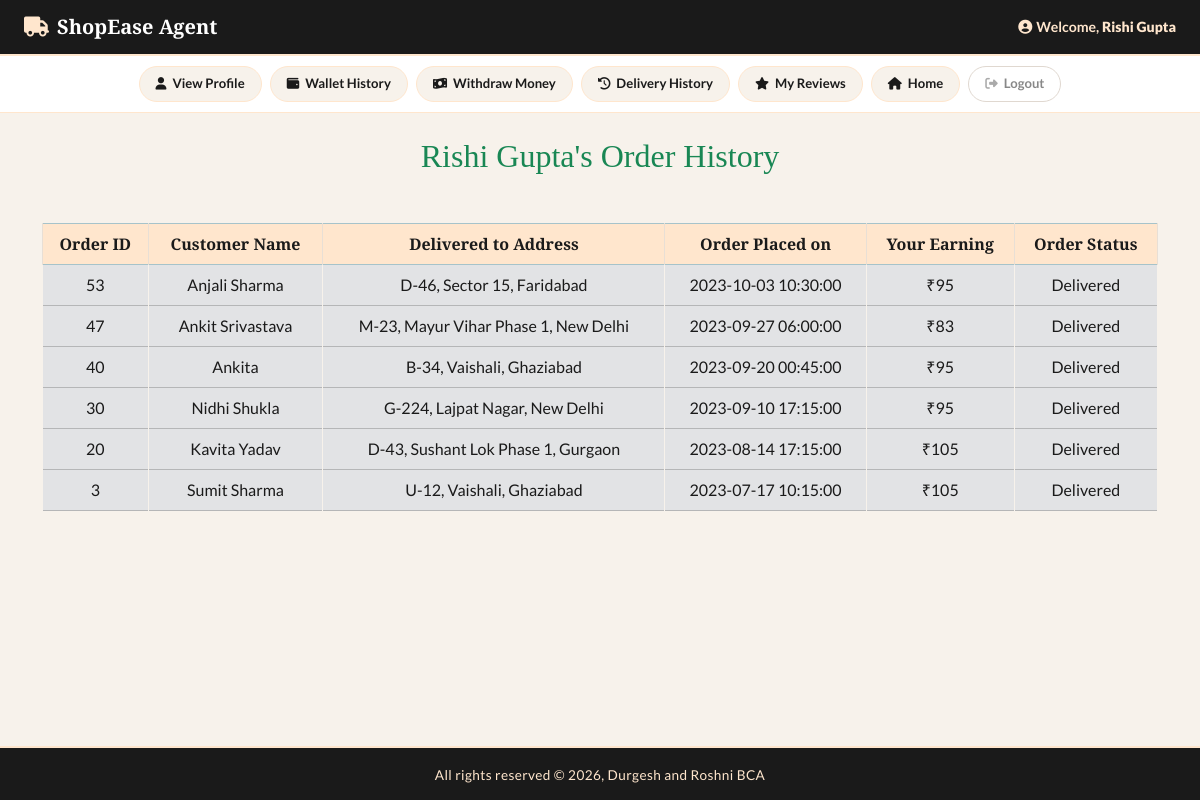
/agent_mode/profile_page.php?agent_id=3&history, run on the app's committed database.
### tables this page shows
CREATE TABLE IF NOT EXISTS deliveryAgent (
        agentID INT AUTO_INCREMENT PRIMARY KEY,
    first_name VARCHAR(50) NOT NULL,
    last_name VARCHAR(50),
    availabilityStatus VARCHAR(20) NOT NULL DEFAULT "Offline",  
    phone_no BIGINT UNIQUE NOT NULL,  
    email VARCHAR(100) UNIQUE NOT NULL,
    password VARCHAR(50) NOT NULL,
    dob DATE NOT NULL,
    age INT DEFAULT 0  
);

CREATE TABLE IF NOT EXISTS `order` (
        orderID INT AUTO_INCREMENT PRIMARY KEY,
    status VARCHAR(20) NOT NULL DEFAULT "Confirmed",  
    total_price DECIMAL(10, 2) NOT NULL,
    time TIMESTAMP NOT NULL DEFAULT CURRENT_TIMESTAMP,
    location VARCHAR(255) NOT NULL,
    agentPayment INT NOT NULL DEFAULT 50,
    customerID INT NOT NULL,
    agentID INT NOT NULL,
    FOREIGN KEY (customerID) REFERENCES customer(customerID),  
    FOREIGN KEY (agentID) REFERENCES deliveryAgent(agentID)  
);

CREATE TABLE IF NOT EXISTS customer (
        customerID INT AUTO_INCREMENT PRIMARY KEY, 
    first_name VARCHAR(50) NOT NULL,  
    last_name VARCHAR(50),
    address_street VARCHAR(100) NOT NULL,  
        address_city VARCHAR(50) NOT NULL,
        address_state VARCHAR(50) NOT NULL,
    pincode INT NOT NULL,
    phone_no BIGINT UNIQUE NOT NULL,  
    email VARCHAR(100) UNIQUE NOT NULL,
    password VARCHAR(50) NOT NULL,
    dob DATE NOT NULL,
    age INT DEFAULT 0,  
    gender VARCHAR(10)
);

### agent_mode/agent_history.php (the view, shortened to what this page needs)
<?php
$fetch_orders = "SELECT * FROM `order` WHERE agentID = $agent_id AND status = 'Delivered' ORDER BY orderID DESC;";
$result_fetch = mysqli_query($con, $fetch_orders);
$num_of_rows = mysqli_num_rows($result_fetch);
if ($num_of_rows == 0) {
    echo "<h2 class='text-center text-danger'> Deliver orders to view history! </h2>";
} else {
    ?>
    <h2 class="text-center text-success"><?php echo "$agent_name's Order History"; ?></h2>
    <table class="table table-bordered mt-5">
        <thead class="table-info text-center text-white">
            <tr>
                <th>Order ID</th>
                <th>Customer Name</th>
                <th>Delivered to Address</th>
                <th>Order Placed on</th>
                <th>Your Earning</th>
                <th>Order Status</th>
            </tr>
        </thead>
        <tbody class="table-secondary text-white">
            <?php
            while ($fetch_row = mysqli_fetch_assoc($result_fetch)) {
                $order_id = $fetch_row["orderID"];
                $order_location = $fetch_row["location"];
                $order_time = $fetch_row["time"];
                $order_custID = $fetch_row["customerID"];
                $order_agentPayment = $fetch_row["agentPayment"];
                $order_status = $fetch_row["status"];
                ?>
                <tr class='text-center align-middle'>
                    <td>
                        <?php echo $order_id; ?>
                    </td>
                    <td>
                        <?php
                        $get_cust = "SELECT * FROM customer WHERE customerID = $order_custID;";
                        $result_get = mysqli_query($con, $get_cust);
                        $row_cust = mysqli_fetch_assoc($result_get);
                        $cust_fname = $row_cust['first_name'];
                        $cust_lname = $row_cust['last_name'];
                        if ($cust_lname === null) {
                            $cust_name = $cust_fname;
                        } else {
                            $cust_name = $cust_fname . ' ' . $cust_lname;
                        }
                        echo $cust_name;
                        ?>
                    </td>
                    <td>
                        <?php echo $order_location; ?>
                    </td>
                    <td>
                        <?php echo $order_time; ?>
                    </td>
                    <td>
                        <?php echo "₹$order_agentPayment"; ?>
                    </td>
                    <td>
                        <?php echo $order_status; ?>
                    </td>
                </tr>
                <?php
            }
            ?>
        </tbody>
    </table>
    <?php
}
?>

### agent_mode/profile_page.php (shortened to what this page needs)
<?php
include ('../includes/connect.php');
if (isset($_GET['agent_id'])) {
    $agent_id = $_GET['agent_id'];
    $get_data = "SELECT * FROM deliveryAgent WHERE agentID = $agent_id;";
    $result_get = mysqli_query($con, $get_data);
    $row_data   = mysqli_fetch_assoc($result_get);
    $agent_id     = $row_data["agentID"];
    $agent_fname  = $row_data['first_name'];
    $agent_lname  = $row_data['last_name'];
    $agent_status = $row_data['availabilityStatus'];
    $agent_name   = $agent_lname ? "$agent_fname $agent_lname" : $agent_fname;
    $nextPage = ($agent_status == "Offline") ? "offlineHome" : "home";
}
?>
<!DOCTYPE html>
<html lang="en">
<head>
    <link href="https://cdn.jsdelivr.net/npm/bootstrap@5.3.3/dist/css/bootstrap.min.css" rel="stylesheet">
    <link rel="stylesheet" href="https://cdnjs.cloudflare.com/ajax/libs/font-awesome/6.5.1/css/all.min.css">
    <link rel="stylesheet" href="../style.css">
</head>
<body>
    <div class="app-topbar">
        <a href="index.php?agent_id=<?php echo $agent_id . '&' . $nextPage; ?>" class="brand">
            <i class="fas fa-truck"></i> ShopEase Agent
        </a>
        <div class="topbar-right">
            <span class="welcome-text"><i class="fas fa-user-circle me-1"></i>Welcome, <strong><?php echo $agent_name; ?></strong></span>
        </div>
    </div>
    <div class="app-action-nav">
        <a href="profile_page.php?agent_id=<?php echo $agent_id; ?>&view_profile" class="app-nav-btn">
            <i class="fas fa-user"></i> View Profile
        </a>
        <a href="profile_page.php?agent_id=<?php echo $agent_id; ?>&wallet_history" class="app-nav-btn">
            <i class="fas fa-wallet"></i> Wallet History
        </a>
        <a href="profile_page.php?agent_id=<?php echo $agent_id; ?>&top_up" class="app-nav-btn">
            <i class="fas fa-money-bill-wave"></i> Withdraw Money
        </a>
        <a href="profile_page.php?agent_id=<?php echo $agent_id; ?>&history" class="app-nav-btn">
            <i class="fas fa-history"></i> Delivery History
        </a>
        <a href="profile_page.php?agent_id=<?php echo $agent_id; ?>&view_reviews" class="app-nav-btn">
            <i class="fas fa-star"></i> My Reviews
        </a>
        <a href="index.php?agent_id=<?php echo $agent_id . '&' . $nextPage; ?>" class="app-nav-btn">
            <i class="fas fa-home"></i> Home
        </a>
        <a href="../start.php" class="app-nav-btn logout-btn">
            <i class="fas fa-sign-out-alt"></i> Logout
        </a>
    </div>
    <div class="container my-4">
        <?php
        if (isset($_GET['view_profile']))   include('view_profile.php');
        elseif (isset($_GET['edit_profile'])) include('edit_profile.php');
        elseif (isset($_GET['history']))     include('agent_history.php');
        elseif (isset($_GET['top_up']))      include('top_up.php');
        elseif (isset($_GET['wallet_history'])) include('wallet_history.php');
        elseif (isset($_GET['view_reviews'])) include('agent_reviews.php');
        else include('view_profile.php');
        ?>
    </div>
    <?php include('../includes/footer.php'); ?>
</body>
</html>

### style.css (style rules this page uses)
* { margin: 0; padding: 0; box-sizing: border-box; }
body { background-color: #F7F2EB; font-family: 'Lato', sans-serif; color: #1A1A1A; }
.app-topbar { background: #1A1A1A; border-bottom: 2px solid #FFE6CD; padding: 12px 24px; display: flex; align-items: center; justify-content: space-between; box-shadow: 0 2px 10px rgba(0,0,0,0.18); flex-wrap: wrap; gap: 10px; }
.app-topbar .brand { font-family: 'Playfair Display', serif; font-size: 1.25rem; font-weight: 700; color: #FFFFFF; text-decoration: none; display: flex; align-items: center; gap: 8px; }
.app-topbar .brand i { color: #FFE6CD; }
.app-topbar .topbar-right { display: flex; align-items: center; gap: 18px; font-size: 0.88rem; }
.app-topbar .welcome-text { color: #FFE6CD; font-size: 0.88rem; font-weight: 600; }
.app-action-nav { background: #FFFFFF; border-bottom: 1px solid #FFE6CD; padding: 10px 20px; display: flex; flex-wrap: wrap; gap: 8px; justify-content: center; align-items: center; }
.app-nav-btn { display: inline-flex; align-items: center; gap: 6px; padding: 7px 16px; border-radius: 20px; font-size: 0.82rem; font-weight: 600; color: #1A1A1A; background: #F7F2EB; border: 1.5px solid #FFE6CD; text-decoration: none; transition: all 0.2s ease; white-space: nowrap; cursor: pointer; }
.app-nav-btn i { font-size: 0.78rem; color: #1A1A1A; }
.app-nav-btn.logout-btn { background: #FFFFFF; border-color: #e0d8d0; color: #888; }
.app-nav-btn.logout-btn i { color: #aaa; }
h1, h2, h3 { font-family: 'Playfair Display', serif; color: #1A1A1A; }
table { background: #FFFFFF; }
.table th { background: #FFE6CD; color: #1A1A1A; font-family: 'Playfair Display', serif; border-color: #e8dfd5; }
.table td { border-color: #F7F2EB; color: #1A1A1A; }

### agent_mode/profile_page.php (style rules this page uses)
body { background: #F7F2EB; overflow-x: hidden; }

### includes/footer.php (style rules this page uses)
body { margin: 0; padding: 0; min-height: 100vh; position: relative; }

### data on the page
deliveryagent: agent_name "Rishi Gupta"
order: orderID "53", customerID.last_name "Anjali Sharma", location "D-46, Sector 15, Faridabad", time "2023-10-03 10:30:00", agentPayment "95", status "Delivered"
order: orderID "47", customerID.last_name "Ankit Srivastava", location "M-23, Mayur Vihar Phase 1, New Delhi", time "2023-09-27 06:00:00", agentPayment "83", status "Delivered"
order: orderID "40", customerID.first_name "Ankita", location "B-34, Vaishali, Ghaziabad", time "2023-09-20 00:45:00", agentPayment "95", status "Delivered"
order: orderID "30", customerID.last_name "Nidhi Shukla", location "G-224, Lajpat Nagar, New Delhi", time "2023-09-10 17:15:00", agentPayment "95", status "Delivered"
order: orderID "20", customerID.last_name "Kavita Yadav", location "D-43, Sushant Lok Phase 1, Gurgaon", time "2023-08-14 17:15:00", agentPayment "105", status "Delivered"
order: orderID "3", customerID.last_name "Sumit Sharma", location "U-12, Vaishali, Ghaziabad", time "2023-07-17 10:15:00", agentPayment "105", status "Delivered"
